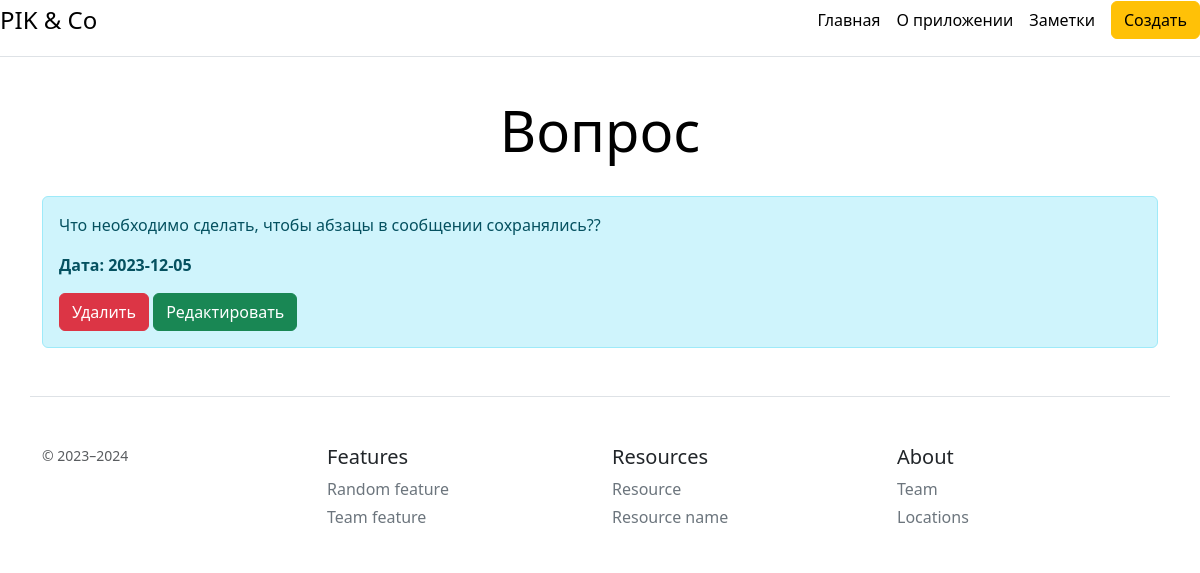
Page /notes/2dde7fa3-e14a-4b99-afde-668736e05fb6 on the committed database.
### app.py (models this page shows, shortened)
class Note(db.Model):
    uuid = db.Column(db.String(36), primary_key=True,  default=lambda: str(uuid.uuid4()))
    title = db.Column(db.String(100), nullable=False)
    text = db.Column(db.Text, nullable=False)
    created_at = db.Column(db.DateTime, default=datetime.utcnow)

### app.py (the view)
@app.route('/notes/<uuid>')
def post_detail(uuid):
    note = Note.query.get(uuid)
    return render_template('note_detail.html', note=note)

### templates/note_detail.html (shortened to what this page needs)
{% extends "base.html" %}
{% block content %}
<div class='container'>
	<div class="pricing-header p-3 pb-md-4 mx-auto text-center">
      <h1 class="display-4 fw-normal text-body-emphasis">{{ note.title }}</h1>
    </div>
    <div class="alert alert-info">
        <p>{{ note.text }}</p>
        <p><b>Дата: {{ note.created_at.date() }}</b></p>
        <a href="/notes/{{ note.uuid }}/delete" class="btn btn-danger">Удалить</a>
        <a href="/notes/{{ note.uuid }}/update" class="btn btn-success">Редактировать</a>
    </div>
</div>
{% endblock %}

### rows in the picture
Note: title "Вопрос", text "Что необходимо сделать, чтобы абзацы в сообщении сохранялись??", created_at "2023-12-05"
